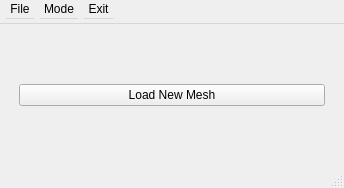
<?xml version="1.0" encoding="UTF-8"?>
<ui version="4.0">
 <class>main_window</class>
 <widget class="QMainWindow" name="main_window">
  <property name="geometry">
   <rect>
    <x>0</x>
    <y>0</y>
    <width>344</width>
    <height>188</height>
   </rect>
  </property>
  <property name="windowTitle">
   <string>User-Centric Software to Assist Design for Forming</string>
  </property>
  <widget class="QWidget" name="central_widget">
   <property name="enabled">
    <bool>true</bool>
   </property>
   <property name="maximumSize">
    <size>
     <width>16777215</width>
     <height>16777215</height>
    </size>
   </property>
   <layout class="QGridLayout" name="gridLayout_2">
    <item row="1" column="0">
     <layout class="QGridLayout" name="grid_layout">
      <property name="sizeConstraint">
       <enum>QLayout::SetDefaultConstraint</enum>
      </property>
      <property name="leftMargin">
       <number>10</number>
      </property>
      <property name="topMargin">
       <number>10</number>
      </property>
      <property name="rightMargin">
       <number>10</number>
      </property>
      <property name="bottomMargin">
       <number>10</number>
      </property>
      <item row="0" column="0">
       <widget class="QPushButton" name="load_mesh_button">
        <property name="enabled">
         <bool>true</bool>
        </property>
        <property name="text">
         <string>Load New Mesh</string>
        </property>
       </widget>
      </item>
     </layout>
    </item>
   </layout>
  </widget>
  <widget class="QStatusBar" name="statusbar"/>
  <widget class="QMenuBar" name="menubar">
   <property name="geometry">
    <rect>
     <x>0</x>
     <y>0</y>
     <width>16777214</width>
     <height>24</height>
    </rect>
   </property>
   <property name="minimumSize">
    <size>
     <width>16777214</width>
     <height>24</height>
    </size>
   </property>
   <property name="defaultUp">
    <bool>false</bool>
   </property>
   <property name="nativeMenuBar">
    <bool>false</bool>
   </property>
   <widget class="QMenu" name="menuFile">
    <property name="title">
     <string>File</string>
    </property>
    <addaction name="actionImport_New_Mesh"/>
   </widget>
   <widget class="QMenu" name="menuMode">
    <property name="title">
     <string>Mode</string>
    </property>
    <addaction name="action_optimisaion"/>
    <addaction name="actionSensitiity_Mode"/>
    <addaction name="action_developer"/>
   </widget>
   <widget class="QMenu" name="menuExit">
    <property name="title">
     <string>Exit</string>
    </property>
    <addaction name="actionExit"/>
   </widget>
   <addaction name="menuFile"/>
   <addaction name="menuMode"/>
   <addaction name="menuExit"/>
  </widget>
  <action name="actionImport_New_Mesh">
   <property name="text">
    <string>Import New Mesh</string>
   </property>
  </action>
  <action name="action_optimisaion">
   <property name="text">
    <string>Optimisation</string>
   </property>
  </action>
  <action name="actionSensitiity_Mode">
   <property name="text">
    <string>Sensitiity Analysis</string>
   </property>
  </action>
  <action name="action_developer">
   <property name="text">
    <string>Developer</string>
   </property>
  </action>
  <action name="actionExit">
   <property name="text">
    <string>Exit</string>
   </property>
  </action>
 </widget>
 <resources/>
 <connections/>
</ui>
